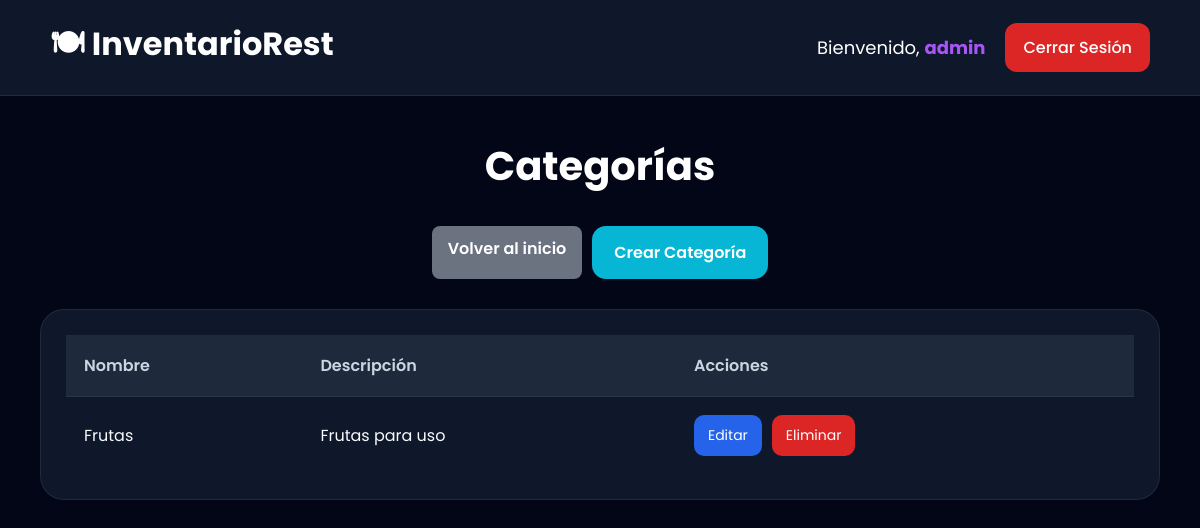
Page /categorias/ (signed in) on the earlier database version.
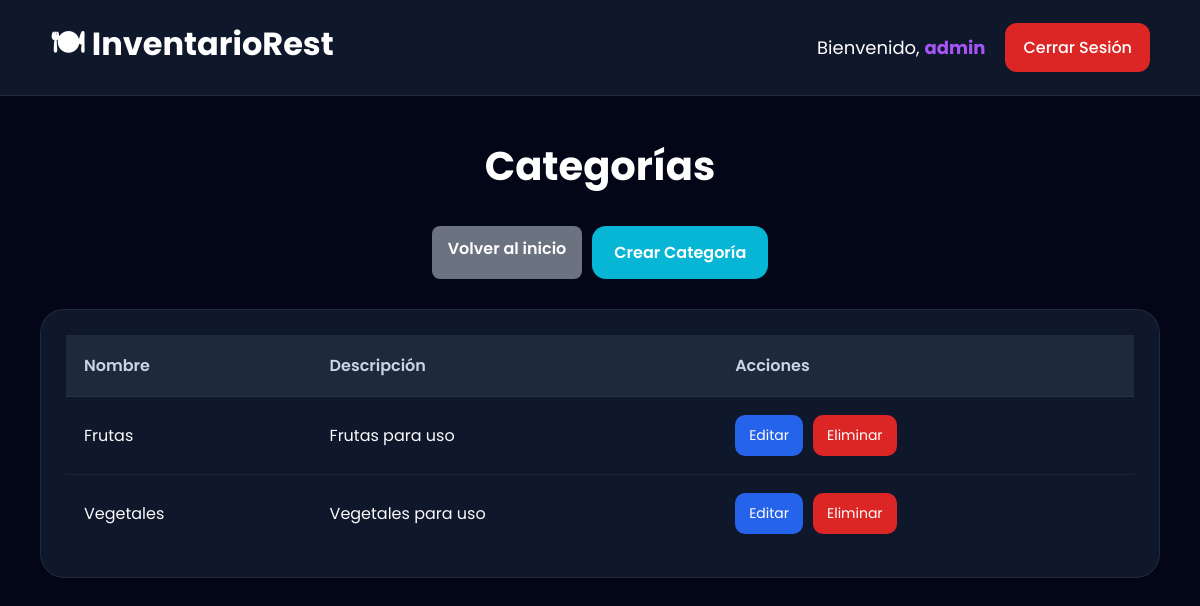
Same page on the later database version.
### modulo/models.py (models this page shows, shortened)
class Categoria(models.Model):
    nombre = models.CharField(
        max_length=100
    )
    descripcion = models.TextField(
        blank=True,
        null=True
    )
    class Meta:
        verbose_name = "Categoria"
        verbose_name_plural = "Categorias"

### modulo/views.py (the view)
@login_required
def lista_categorias(request):
    if request.user.usuario.rol != 'admin':
        return redirect('dashboard')
    categorias = Categoria.objects.all()
    return render(
        request,
        'modulo/lista_categorias.html',
        {
            'categorias': categorias
        }
    )

### modulo/templates/modulo/lista_categorias.html (shortened to what this page needs)
{% extends 'modulo/base.html' %}
{% block content %}
<div class="products-page">
    <div class="products-header">
        <h1 class="page-title">
            Categorías
        </h1>
        <div class="actions-group">
            <a href="{% url 'dashboard' %}" class="back-btn">
                Volver al inicio
            </a>
            <a href="{% url 'crear_categoria' %}"
            class="create-product-btn">
                Crear Categoría
            </a>
        </div>
    </div>
    <div class="products-card">
        <table class="products-table">
            <thead>
                <tr>
                    <th>Nombre</th>
                    <th>Descripción</th>
                    <th>Acciones</th>
                </tr>
            </thead>
            <tbody>
                {% for categoria in categorias %}
                <tr>
                    <td>
                        {{ categoria.nombre }}
                    </td>
                    <td>
                        {{ categoria.descripcion }}
                    </td>
                    <td>
                        <div class="actions-group">
                            <a href="{% url 'editar_categoria' categoria.id %}"
                               class="edit-btn">
                                Editar
                            </a>
                            <a href="{% url 'eliminar_categoria' categoria.id %}"
                               class="delete-btn">
                                Eliminar
                            </a>
                        </div>
                    </td>
                </tr>
                {% endfor %}
            </tbody>
        </table>
    </div>
</div>
{% endblock %}

Differences in the rows shown:
added Categoria: nombre "Vegetales", descripcion "Vegetales para uso"
